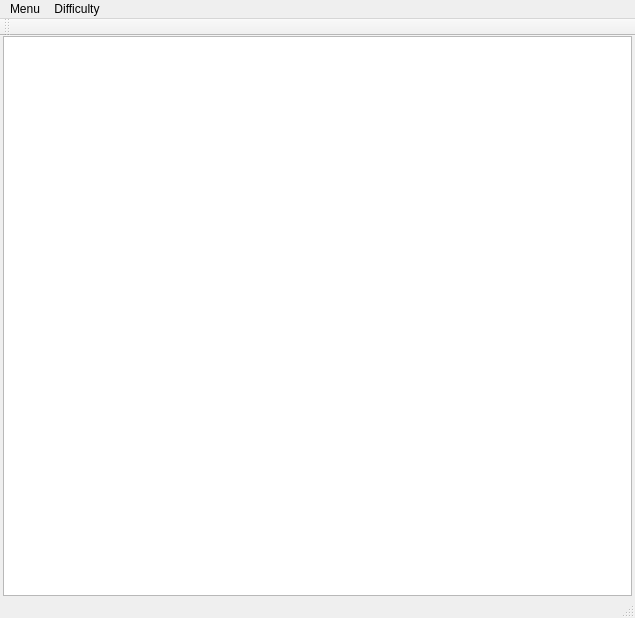
<?xml version="1.0" encoding="UTF-8"?>
<ui version="4.0">
 <class>MainWindow</class>
 <widget class="QMainWindow" name="MainWindow">
  <property name="geometry">
   <rect>
    <x>0</x>
    <y>0</y>
    <width>635</width>
    <height>618</height>
   </rect>
  </property>
  <property name="windowTitle">
   <string>Mine</string>
  </property>
  <widget class="QWidget" name="centralWidget">
   <layout class="QGridLayout" name="gridLayout">
    <property name="leftMargin">
     <number>3</number>
    </property>
    <property name="topMargin">
     <number>0</number>
    </property>
    <property name="rightMargin">
     <number>3</number>
    </property>
    <property name="bottomMargin">
     <number>0</number>
    </property>
    <property name="horizontalSpacing">
     <number>0</number>
    </property>
    <property name="verticalSpacing">
     <number>3</number>
    </property>
    <item row="2" column="0">
     <widget class="QGraphicsView" name="graphicsView"/>
    </item>
    <item row="1" column="0">
     <layout class="QHBoxLayout" name="horizontalLayout_2">
      <property name="spacing">
       <number>0</number>
      </property>
     </layout>
    </item>
    <item row="0" column="0">
     <layout class="QHBoxLayout" name="horizontalLayout">
      <property name="spacing">
       <number>0</number>
      </property>
      <property name="topMargin">
       <number>0</number>
      </property>
      <property name="bottomMargin">
       <number>0</number>
      </property>
     </layout>
    </item>
    <item row="3" column="0">
     <layout class="QHBoxLayout" name="horizontalLayout_3"/>
    </item>
   </layout>
  </widget>
  <widget class="QToolBar" name="mainToolBar">
   <attribute name="toolBarArea">
    <enum>TopToolBarArea</enum>
   </attribute>
   <attribute name="toolBarBreak">
    <bool>false</bool>
   </attribute>
  </widget>
  <widget class="QStatusBar" name="statusBar"/>
  <widget class="QMenuBar" name="menuBar">
   <property name="geometry">
    <rect>
     <x>0</x>
     <y>0</y>
     <width>635</width>
     <height>21</height>
    </rect>
   </property>
   <widget class="QMenu" name="menuMenu">
    <property name="title">
     <string>Menu</string>
    </property>
    <addaction name="actionNewGame"/>
    <addaction name="action_Exit"/>
   </widget>
   <widget class="QMenu" name="menuDifficulty">
    <property name="title">
     <string>Difficulty</string>
    </property>
    <addaction name="action_Beginner_8x8_10_mines"/>
    <addaction name="actionIntermediate"/>
    <addaction name="actionExpert_16x30_99_mines"/>
    <addaction name="action_Wrapped"/>
   </widget>
   <addaction name="menuMenu"/>
   <addaction name="menuDifficulty"/>
  </widget>
  <action name="actionNewGame">
   <property name="text">
    <string>&amp;New game</string>
   </property>
   <property name="shortcut">
    <string>Ctrl+N</string>
   </property>
  </action>
  <action name="action_Exit">
   <property name="text">
    <string>&amp;Exit</string>
   </property>
   <property name="shortcut">
    <string>Ctrl+Q</string>
   </property>
  </action>
  <action name="actionDifficulty">
   <property name="text">
    <string>Difficulty</string>
   </property>
  </action>
  <action name="action_Beginner_8x8_10_mines">
   <property name="text">
    <string>&amp;Beginner (8x8, 10 mines)</string>
   </property>
  </action>
  <action name="actionIntermediate">
   <property name="text">
    <string>&amp;Intermediate (16x16, 40 mines)</string>
   </property>
  </action>
  <action name="actionExpert_16x30_99_mines">
   <property name="text">
    <string>&amp;Expert (16x30, 99 mines)</string>
   </property>
  </action>
  <action name="action_Yes">
   <property name="text">
    <string>&amp;Yes</string>
   </property>
  </action>
  <action name="action_No">
   <property name="text">
    <string>&amp;No</string>
   </property>
  </action>
  <action name="action_Wrapped">
   <property name="checkable">
    <bool>true</bool>
   </property>
   <property name="text">
    <string>&amp;Wrapped</string>
   </property>
  </action>
 </widget>
 <layoutdefault spacing="6" margin="11"/>
 <resources/>
 <connections/>
</ui>
